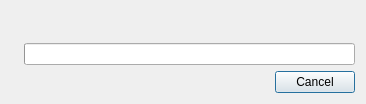
<?xml version="1.0" encoding="UTF-8"?>
<ui version="4.0">
 <class>UploadProgressDialog</class>
 <widget class="QDialog" name="UploadProgressDialog">
  <property name="geometry">
   <rect>
    <x>0</x>
    <y>0</y>
    <width>366</width>
    <height>104</height>
   </rect>
  </property>
  <property name="windowTitle">
   <string>Uploading Crash Report</string>
  </property>
  <property name="windowIcon">
   <iconset resource="res/CrashReporter.qrc">
    <normaloff>:/images/32x32/tools-report-bug.png</normaloff>:/images/32x32/tools-report-bug.png</iconset>
  </property>
  <property name="modal">
   <bool>true</bool>
  </property>
  <layout class="QGridLayout" name="gridLayout">
   <item row="0" column="0" rowspan="2">
    <widget class="QLabel" name="lblPixmap">
     <property name="text">
      <string/>
     </property>
     <property name="pixmap">
      <pixmap resource="res/CrashReporter.qrc">:/images/48x48/tools-report-bug.png</pixmap>
     </property>
    </widget>
   </item>
   <item row="0" column="1">
    <widget class="QLabel" name="lblStatus">
     <property name="text">
      <string/>
     </property>
     <property name="wordWrap">
      <bool>true</bool>
     </property>
    </widget>
   </item>
   <item row="1" column="1">
    <widget class="QProgressBar" name="progressBar">
     <property name="value">
      <number>0</number>
     </property>
     <property name="textVisible">
      <bool>false</bool>
     </property>
     <property name="format">
      <string/>
     </property>
    </widget>
   </item>
   <item row="2" column="0" colspan="2">
    <widget class="QDialogButtonBox" name="buttonBox">
     <property name="orientation">
      <enum>Qt::Horizontal</enum>
     </property>
     <property name="standardButtons">
      <set>QDialogButtonBox::Cancel</set>
     </property>
    </widget>
   </item>
  </layout>
 </widget>
 <resources>
  <include location="res/CrashReporter.qrc"/>
 </resources>
 <connections>
  <connection>
   <sender>buttonBox</sender>
   <signal>accepted()</signal>
   <receiver>UploadProgressDialog</receiver>
   <slot>accept()</slot>
   <hints>
    <hint type="sourcelabel">
     <x>182</x>
     <y>81</y>
    </hint>
    <hint type="destinationlabel">
     <x>182</x>
     <y>51</y>
    </hint>
   </hints>
  </connection>
  <connection>
   <sender>buttonBox</sender>
   <signal>rejected()</signal>
   <receiver>UploadProgressDialog</receiver>
   <slot>reject()</slot>
   <hints>
    <hint type="sourcelabel">
     <x>182</x>
     <y>81</y>
    </hint>
    <hint type="destinationlabel">
     <x>182</x>
     <y>51</y>
    </hint>
   </hints>
  </connection>
 </connections>
</ui>
